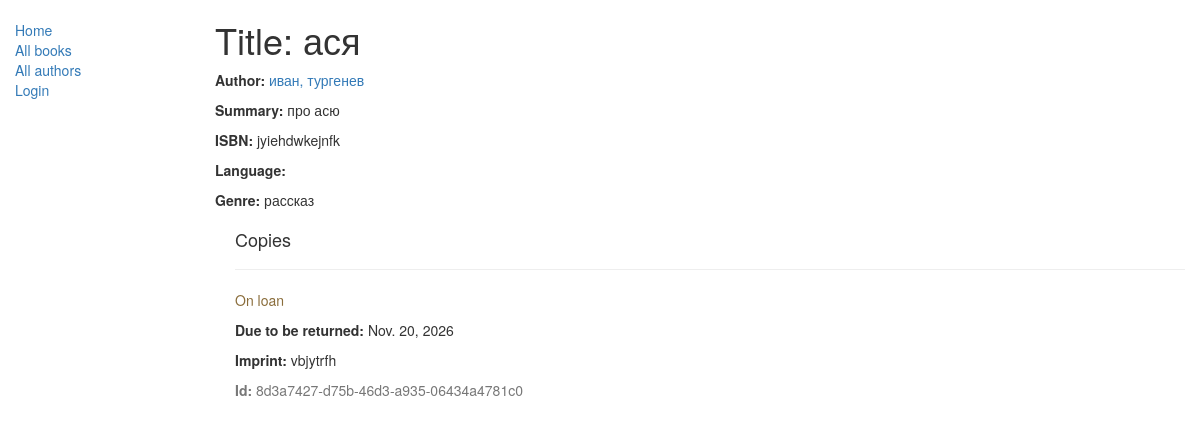
/catalog/book/7, run on an earlier commit of the app's database.
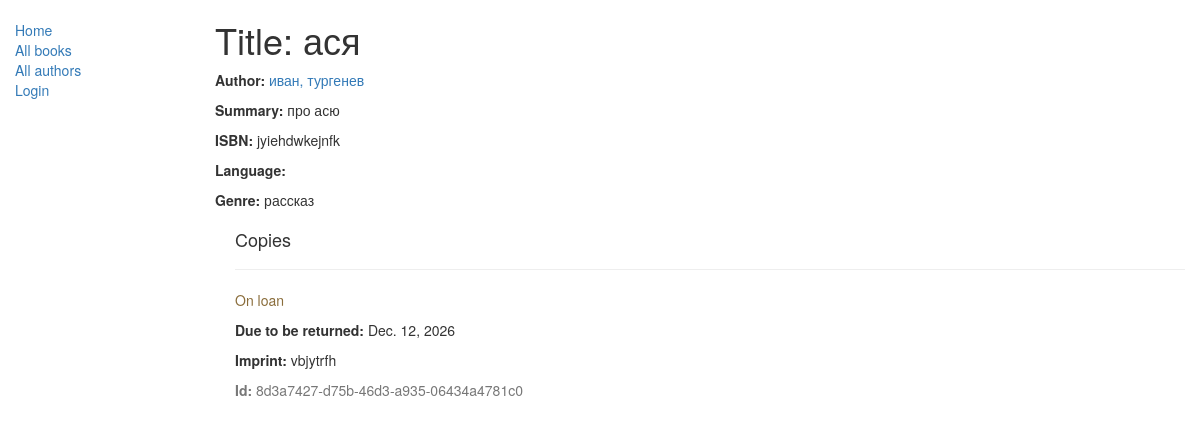
And on a later commit of the database.
### catalog/models.py (models this page shows, shortened)
class BookInstance(models.Model):
    title = models.CharField(max_length=200)
    id = models.UUIDField(primary_key=True, default=uuid.uuid4,
                          help_text="Unique ID for this particular book across whole library")
    book = models.ForeignKey('Book', on_delete=models.RESTRICT, null=True)
    imprint = models.CharField(max_length=200)
    due_back = models.DateField(null=True, blank=True)
    borrower = models.ForeignKey(settings.AUTH_USER_MODEL, on_delete=models.SET_NULL, null=True, blank=True)
    class LoanStatus(models.TextChoices):
        MAINTENANCE = 'm', 'Maintenance'
        ON_LOAN = 'o', 'On loan'
        AVAILABLE = 'a', 'Available'
        RESERVED = 'r', 'Reserved'
    status = models.CharField(
        max_length=1,
        choices=LoanStatus,
        blank=True,
        default=LoanStatus.MAINTENANCE,
        help_text='Book availability',
    )
    class Meta:
        ordering = ['due_back']

### catalog/views.py (the view)
# urls.py: path('book/<int:pk>', views.BookDetailView.as_view(), name='book-detail'),
class BookDetailView(generic.DetailView):
    model = Book

### catalog/models.py (called while the page is built)
    def __str__(self):
        return self.name

    def __str__(self):
        return '%s, %s' % (self.last_name, self.first_name)

### catalog/templates/catalog/book_detail.html (shortened to what this page needs)
{% extends "base_generic.html" %}
{% block content %}
  <h1>Title: {{ book.title }}</h1>
  <p><strong>Author:</strong> <a href="{% url 'author-detail' book.author.pk %}">{{ book.author }}</a></p>
  <p><strong>Summary:</strong> {{ book.summary }}</p>
  <p><strong>ISBN:</strong> {{ book.isbn }}</p>
  <p><strong>Language:</strong> {{ book.language }}</p>
  <p><strong>Genre:</strong> {% for genre in book.genre.all %} {{ genre }}{% if not forloop.last %}, {% endif %}{% endfor %}</p>
  <div style="margin-left:20px;margin-top:20px">
    <h4>Copies</h4>
    {% for copy in book.bookinstance_set.all %}
    <hr>
    <p class="{% if copy.status == 'a' %}text-success{% elif copy.status == 'd' %}text-danger{% else %}text-warning{% endif %}">{{ copy.get_status_display }}</p>
    {% if copy.status != 'a' %}<p><strong>Due to be returned:</strong> {{copy.due_back}}</p>{% endif %}
    <p><strong>Imprint:</strong> {{copy.imprint}}</p>
    <p class="text-muted"><strong>Id:</strong> {{copy.id}}</p>
    {% endfor %}
  </div>
{% endblock %}
{% block sidebar %}
  {{ block.super }}
{% endblock %}

What changed in the data, as far as the page shows it:
changed BookInstance "On loan": due_back "Nov. 20, 2026" → "Dec. 12, 2026"
